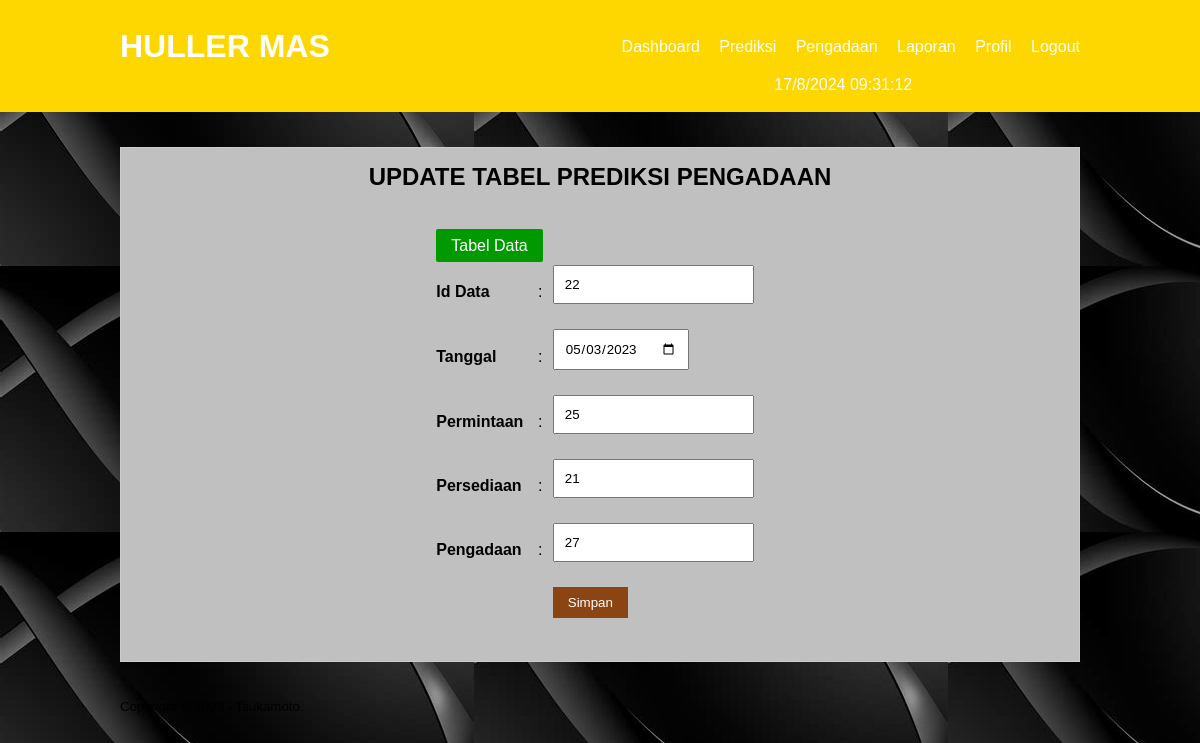
The page /edit.php?id_data=22 (signed in) on the database its author committed.
### tables this page shows
CREATE TABLE `tb_data` (
  `id_data` int(11) NOT NULL,
  `tanggal` date NOT NULL,
  `permintaan` int(11) NOT NULL,
  `persediaan` int(11) NOT NULL,
  `pengadaan` int(11) NOT NULL
);

### edit.php (the view, shortened to what this page needs)
 <?php
include 'db.php';
$data_edit = mysqli_query($conn, "SELECT * FROM tb_data WHERE id_data = '".$_GET['id_data']."'");
$result = mysqli_fetch_array($data_edit);
  ?>
<!DOCTYPE html>
<html>
<head>
	<link rel="stylesheet" type="text/css" href="css/style.css">
</head>
<body  background="abu.jpeg">
	<header>
		<div class="container">
			<br>
		<h1><a href="dashboard.php">HULLER MAS</a></h1>
		<ul>
			<li><a href="dashboard.php">Dashboard</a></li>
			<li><a href="Prediksi.php">Prediksi</a></li>
			<li><a href="olahdata.php">Pengadaan</a></li>
			<li><a href="laporan.php">Laporan</a></li>
			<li><a href="profil.php">Profil</a></li>
			<li><a href="Logout.php">Logout</a></li>
			<center>
		<?php
echo date(' j/n/Y H:i:s');
		 ?>
		</center><br>
		</ul>
		</div>
	</header>
<div class="container">
	<div class="section">
		<div  class="box">
			<center>
					<form action="" method="POST" >
					<h2 >UPDATE TABEL PREDIKSI PENGADAAN</h2><br><br>
				<table cellpadding="0" cellspacing="10">
					<tr>
					<td colspan="2" >
					<a href="olahdata.php" style="padding: 8px 15px;background-color: #009900;color:#fff;border-radius: 2px">Tabel Data</a></td>
					<td></td>
					</tr>
					<tr>
						<td><label for="id"><b>Id Data</b></label> </td>
						<td>:</td>
						<td><input type="text" name="iddata" id="id" value="<?php echo $result['id_data']?>" required class="input-control"></td>
					</tr>
	<tr>
		<td><label><b>Tanggal</b></label></td>
		<td>:</td>
		<td><input type="date" name="tanggal" value="<?php echo $result['tanggal']?>" required style="padding: 10px;margin-bottom: 15px"></td>
	</tr>
	<tr>
		<td ><label for="permintaan"><b>Permintaan</b></label></td>
		<td>:</td>
		<td><input type="text" name="permintaan" id="permintaan" value="<?php echo $result['permintaan']?>" required class="input-control"></td>
	</tr>
	<tr>
		<td><label for="persediaan"><b>Persediaan</b></label></td>
		<td>:</td>
		<td><input type="text" name="persediaan" id="persediaan" value="<?php echo $result['persediaan']?>" required class="input-control"></td>
	</tr>
	<tr>
		<td><label for="pengadaan"><b>Pengadaan</b></label></td>
		<td>:</td>
		<td><input type="text" name="pengadaan" id="pengadaan" value="<?php echo $result['pengadaan']?>"required class="input-control" ></td>
	</tr>
				<tr>
					<td></td>
					<td></td>
					<td><input type="submit" name="edit" value="Simpan" class="btn" /></td>
				</tr>
					</table><br>
						</form>
					</div></div></div>
				<footer>
					<div class="container">
						<small>Copyright &copy; 2023 - Tsukamoto.</small>
					</div>
				</footer>
</body>
</html>

### css/style.css (style rules this page uses)
* { padding:0; margin:0; font-family:sans-serif; }
a { color: inherit; text-decoration: none; }
.input-control { width: 100%; padding: 10px; margin-bottom: 15px; box-sizing: border-box; }
.btn { padding: 8px 15px; background-color: #8B4513; color: #fff; border:none; cursor:pointer; }
header { background-color: #ffd700; color: #fff; }
header h1 { float: left; padding: 10px 0; }
header ul { float: right; }
header ul li { display: inline-block; }
header ul li a { padding: 20px 0 20px 15px; display: inline-block; }
.container { width: 80%; margin:0 auto; }
.container:after { content: ''; display: block; clear: both; }
.section { padding: 25px 0; }
.box { background-color: #C0C0C0; border:1px solid #ccc; padding: 15px; box-sizing: border-box; margin: 10px 0; }

### rows shown on the page
tb_data: iddata "22", tanggal "05/03/2023", permintaan "25", persediaan "21", pengadaan "27"
